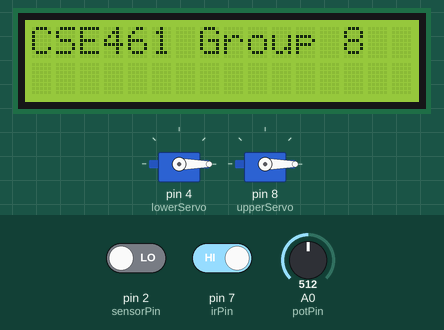
Simulated run of this sketch. Board: Arduino Uno, built with avr-gcc and run on an emulated ATmega328P. Parts: 16×2 character LCD, 2 × servo. The inputs (shaded band) are chosen by the test bench; at power-on: pin 7 (irPin) HIGH, A0 (potPin) = 512, pin 2 (sensorPin) LOW. What the sketch prints to the serial monitor is not drawn.

Above: at 1.2 s.
1.3 s: pin 7 (irPin) driven LOW
At 5.1 s:
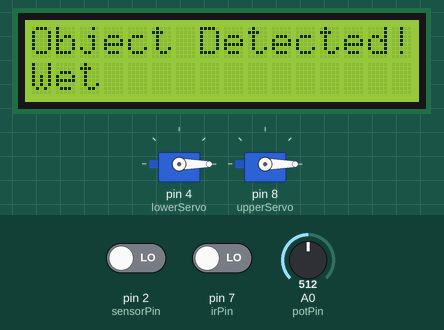
5.4 s: A0 (potPin) set to 996
7.8 s: A0 (potPin) set to 1021
At 11.4 s:
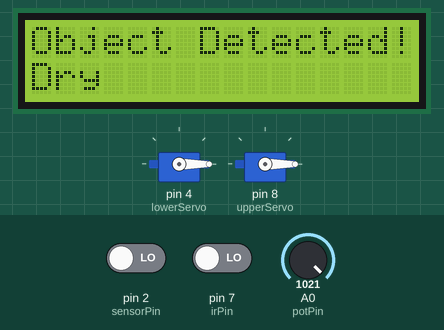
11.9 s: pin 2 (sensorPin) driven HIGH
At 15.4 s:
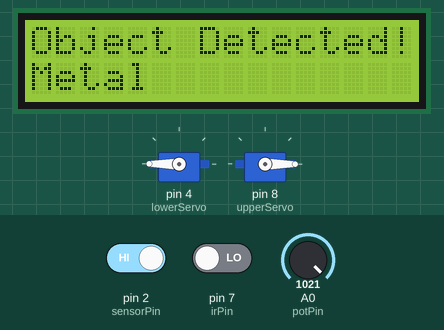
16.0 s: pin 2 (sensorPin) driven LOW
At 18.98 s:
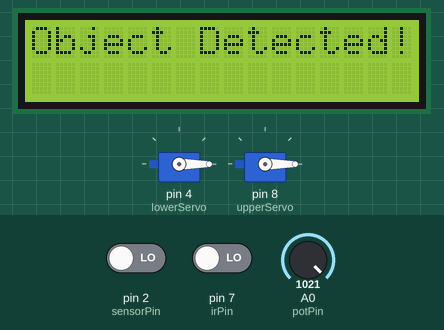
20.1 s: pin 7 (irPin) driven HIGH
Timing chart, 0 to 23.1 s (numbered marks = the images above; inputs shaded):
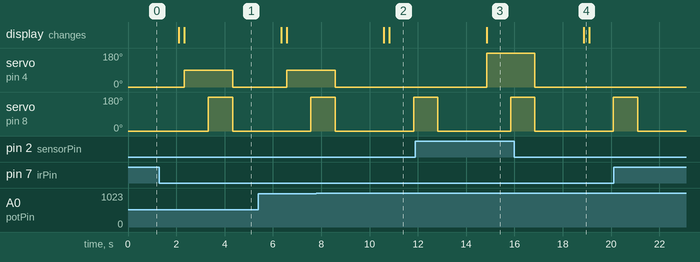

Measured:
- the behaviour switches between 1006 and 1007 on A0 (potPin) (found by bisection; images 1 and 2)
- after the input at 1.3 s, servo on pin 4 (lowerServo): 0° → 90° after 1.0 s, → 0° 2.0 s later; servo on pin 8 (upperServo): 0° → 180° after 2.0 s, → 0° 1.0 s later; the display: first changes after 0.80 s (image 1 shows a later state)
- after the input at 7.8 s, servo on pin 4 (lowerServo): goes on until 8.6 s, then stays 0°; the display: first differs from a run without the input after 3.0 s (image 2)
- after the input at 11.9 s, servo on pin 4 (lowerServo): 0° → 180° after 2.9 s; the display: changes after 2.9 s (image 3)
- after the input at 16.0 s, servo on pin 4 (lowerServo): goes on until 16.8 s, then stays 0°; the display: changes after 2.9 s (image 4)

The sketch:

automated_trash_bot.ino
```cpp
#include <Servo.h>
#include <Wire.h>
#include <LiquidCrystal_I2C.h>

// IR Sensor Pin
const int irPin = 7;

// Metal Detector Sensor Pin
const int sensorPin = 2;

// Moisture Sensor Pin
const int potPin = A0;

// Servo Motors
Servo lowerServo;  // Servo on pin 4
Servo upperServo;  // Servo on pin 8

// LCD Display
LiquidCrystal_I2C lcd(0x27, 16, 2); // Set the LCD address to 0x27 for a 16 chars and 2 line display

// Variables for Sensors
int objectDetected;
int sensorValue;
int fsoil;

void setup() {
  // Start Serial Communication
  Serial.begin(9600);

  // Initialize the LCD
  lcd.init();
  lcd.backlight();

  // Display a welcome message
  lcd.setCursor(0, 0);
  lcd.print("CSE461 Group 8");

  // Pin Modes
  pinMode(irPin, INPUT);
  pinMode(sensorPin, INPUT);

  // Attach Servos
  lowerServo.attach(4);
  upperServo.attach(8);

  // Initial position of servos
  lowerServo.write(0); // Lower servo starts at 0 degrees, closed position
  upperServo.write(0); // Upper servo starts at 0 degrees, closed position
}

void loop() {
  // IR Sensor Check
  objectDetected = digitalRead(irPin);

  // Check and print the object detection status continuously
  if (objectDetected == LOW) {
    Serial.println("Object Detected!");
    lcd.clear();
    lcd.setCursor(0, 0);
    lcd.print("Object Detected!");

    sensorValue = digitalRead(sensorPin);
    if (sensorValue == HIGH) { // Metal Detected
      Serial.println("Metal");
      lcd.setCursor(0, 1);
      lcd.print("Metal");
      lowerServo.write(180); // Rotate lowerServo to 180 degrees for metal detection
    } else {
      fsoil = 0; // Reset soil moisture average before calculation
      for (int i = 0; i < 3; i++) {
        int soil = analogRead(potPin);
        soil = constrain(soil, 485, 1023);
        fsoil += map(soil, 485, 1023, 100, 0);
        delay(75);
      }
      fsoil /= 3;

      if (fsoil > 3) {
        Serial.println("Wet");
        lcd.setCursor(0, 1);
        lcd.print("Wet");
        lowerServo.write(90); // Rotate lowerServo to 180 degrees for wet soil
      } else {
        Serial.println("Dry");
        lcd.setCursor(0, 1);
        lcd.print("Dry");
        lowerServo.write(0); // Rotate lowerServo to 0 degrees for dry soil
      }
    }

    // Delay to allow the lower servo to move into position
    delay(1000);

    // Open the upper compartment to drop the element
    upperServo.write(180);
    delay(1000);

    // Reset positions
    upperServo.write(0);
    lowerServo.write(0);
    delay(1000);
  }

  delay(1000); // Main loop delay to manage cycle time
}
```
